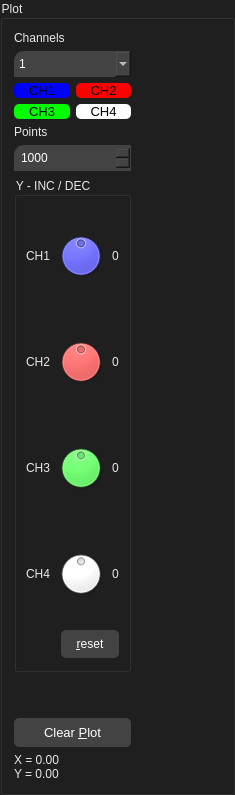
           <widget class="QGroupBox" name="groupBox">
            <property name="styleSheet">
             <string notr="true">color: rgb(232, 232, 232);
font: 10pt &quot;Segoe UI&quot;;
background-color: rgb(31, 31, 31);</string>
            </property>
            <property name="title">
             <string>Plot</string>
            </property>
            <layout class="QGridLayout" name="gridLayout_10" columnstretch="1,10">
             <item row="0" column="0">
              <layout class="QVBoxLayout" name="verticalLayout">
               <property name="bottomMargin">
                <number>0</number>
               </property>
               <item>
                <widget class="QLabel" name="lbl_channels">
                 <property name="text">
                  <string>Channels</string>
                 </property>
                </widget>
               </item>
               <item>
                <widget class="QComboBox" name="comb_channels">
                 <property name="styleSheet">
                  <string notr="true">background: #434343;
color: #fff;
border-top-left-radius:10px;
padding:5px;</string>
                 </property>
                 <item>
                  <property name="text">
                   <string>1</string>
                  </property>
                 </item>
                 <item>
                  <property name="text">
                   <string>2</string>
                  </property>
                 </item>
                 <item>
                  <property name="text">
                   <string>3</string>
                  </property>
                 </item>
                 <item>
                  <property name="text">
                   <string>4</string>
                  </property>
                 </item>
                </widget>
               </item>
               <item>
                <layout class="QGridLayout" name="gridLayout_2">
                 <item row="0" column="0">
                  <widget class="QLabel" name="lbl_bch1">
                   <property name="font">
                    <font>
                     <family>Segoe UI</family>
                     <pointsize>10</pointsize>
                    </font>
                   </property>
                   <property name="styleSheet">
                    <string notr="true">color: rgb(0, 0, 0);
background-color: rgb(0, 0, 255);
border-radius: 5px;</string>
                   </property>
                   <property name="text">
                    <string> CH1 </string>
                   </property>
                   <property name="alignment">
                    <set>Qt::AlignCenter</set>
                   </property>
                  </widget>
                 </item>
                 <item row="1" column="0">
                  <widget class="QLabel" name="lbl_bch3">
                   <property name="font">
                    <font>
                     <family>Segoe UI</family>
                     <pointsize>10</pointsize>
                    </font>
                   </property>
                   <property name="styleSheet">
                    <string notr="true">color: rgb(0, 0, 0);
border-radius: 5px;
background-color: rgb(0, 255, 0);</string>
                   </property>
                   <property name="text">
                    <string> CH3 </string>
                   </property>
                   <property name="alignment">
                    <set>Qt::AlignCenter</set>
                   </property>
                  </widget>
                 </item>
                 <item row="0" column="1">
                  <widget class="QLabel" name="lbl_bch2">
                   <property name="font">
                    <font>
                     <family>Segoe UI</family>
                     <pointsize>10</pointsize>
                    </font>
                   </property>
                   <property name="styleSheet">
                    <string notr="true">color: rgb(0, 0, 0);
background-color: rgb(255, 0, 0);
border-radius: 5px;</string>
                   </property>
                   <property name="text">
                    <string> CH2 </string>
                   </property>
                   <property name="alignment">
                    <set>Qt::AlignCenter</set>
                   </property>
                  </widget>
                 </item>
                 <item row="1" column="1">
                  <widget class="QLabel" name="lbl_bch4">
                   <property name="font">
                    <font>
                     <family>Segoe UI</family>
                     <pointsize>10</pointsize>
                    </font>
                   </property>
                   <property name="styleSheet">
                    <string notr="true">color: rgb(0, 0, 0);
background-color: rgb(255, 255, 255);
border-radius: 5px;</string>
                   </property>
                   <property name="text">
                    <string> CH4 </string>
                   </property>
                   <property name="alignment">
                    <set>Qt::AlignCenter</set>
                   </property>
                  </widget>
                 </item>
                </layout>
               </item>
               <item>
                <widget class="QLabel" name="lbl_points">
                 <property name="text">
                  <string>Points</string>
                 </property>
                </widget>
               </item>
               <item>
                <widget class="QSpinBox" name="spinBox_points">
                 <property name="styleSheet">
                  <string notr="true">background: #434343;
color: #fff;
border-top-left-radius:10px;
padding:5px;</string>
                 </property>
                 <property name="minimum">
                  <number>50</number>
                 </property>
                 <property name="maximum">
                  <number>2000</number>
                 </property>
                 <property name="singleStep">
                  <number>10</number>
                 </property>
                 <property name="value">
                  <number>1000</number>
                 </property>
                </widget>
               </item>
               <item>
                <layout class="QVBoxLayout" name="verticalLayout_11">
                 <property name="bottomMargin">
                  <number>0</number>
                 </property>
                 <item>
                  <widget class="QGroupBox" name="groupBox_4">
                   <property name="title">
                    <string>Y - INC / DEC</string>
                   </property>
                   <layout class="QVBoxLayout" name="verticalLayout_13">
                    <property name="bottomMargin">
                     <number>11</number>
                    </property>
                    <item>
                     <layout class="QVBoxLayout" name="verticalLayout_12" stretch="0,0,0,0,0">
                      <property name="bottomMargin">
                       <number>0</number>
                      </property>
                      <item>
                       <layout class="QHBoxLayout" name="horizontalLayout_5">
                        <item>
                         <widget class="QLabel" name="lbl_ch1">
                          <property name="text">
                           <string>CH1</string>
                          </property>
                         </widget>
                        </item>
                        <item>
                         <widget class="QDial" name="dial_ch1">
                          <property name="maximumSize">
                           <size>
                            <width>16000000</width>
                            <height>16000000</height>
                           </size>
                          </property>
                          <property name="styleSheet">
                           <string notr="true">background-color: rgb(0, 0, 255);</string>
                          </property>
                          <property name="minimum">
                           <number>-50</number>
                          </property>
                          <property name="maximum">
                           <number>50</number>
                          </property>
                         </widget>
                        </item>
                        <item>
                         <widget class="QLabel" name="lbl_ch1_y">
                          <property name="text">
                           <string>0</string>
                          </property>
                         </widget>
                        </item>
                        <item>
                         <spacer name="horizontalSpacer_2">
                          <property name="orientation">
                           <enum>Qt::Horizontal</enum>
                          </property>
                          <property name="sizeHint" stdset="0">
                           <size>
                            <width>40</width>
                            <height>20</height>
                           </size>
                          </property>
                         </spacer>
                        </item>
                       </layout>
                      </item>
                      <item>
                       <layout class="QHBoxLayout" name="horizontalLayout_6">
                        <item>
                         <widget class="QLabel" name="lbl_ch2">
                          <property name="text">
                           <string>CH2</string>
                          </property>
                         </widget>
                        </item>
                        <item>
                         <widget class="QDial" name="dial_ch2">
                          <property name="styleSheet">
                           <string notr="true">background-color: rgb(255, 0, 0);</string>
                          </property>
                          <property name="minimum">
                           <number>-50</number>
                          </property>
                          <property name="maximum">
                           <number>50</number>
                          </property>
                         </widget>
                        </item>
                        <item>
                         <widget class="QLabel" name="lbl_ch2_y">
                          <property name="text">
                           <string>0</string>
                          </property>
                         </widget>
                        </item>
                        <item>
                         <spacer name="horizontalSpacer_4">
                          <property name="orientation">
                           <enum>Qt::Horizontal</enum>
                          </property>
                          <property name="sizeHint" stdset="0">
                           <size>
                            <width>40</width>
                            <height>20</height>
                           </size>
                          </property>
                         </spacer>
                        </item>
                       </layout>
                      </item>
                      <item>
                       <layout class="QHBoxLayout" name="horizontalLayout_7">
                        <item>
                         <widget class="QLabel" name="lbl_y_inc_dec">
                          <property name="text">
                           <string>CH3</string>
                          </property>
                         </widget>
                        </item>
                        <item>
                         <widget class="QDial" name="dial_ch3">
                          <property name="styleSheet">
                           <string notr="true">background-color: rgb(0, 255, 0);</string>
                          </property>
                          <property name="minimum">
                           <number>-50</number>
                          </property>
                          <property name="maximum">
                           <number>50</number>
                          </property>
                         </widget>
                        </item>
                        <item>
                         <widget class="QLabel" name="lbl_ch3_y">
                          <property name="text">
                           <string>0</string>
                          </property>
                         </widget>
                        </item>
                        <item>
                         <spacer name="horizontalSpacer_10">
                          <property name="orientation">
                           <enum>Qt::Horizontal</enum>
                          </property>
                          <property name="sizeHint" stdset="0">
                           <size>
                            <width>40</width>
                            <height>20</height>
                           </size>
                          </property>
                         </spacer>
                        </item>
                       </layout>
                      </item>
                      <item>
                       <layout class="QHBoxLayout" name="horizontalLayout_8">
                        <item>
                         <widget class="QLabel" name="lbl_ch4">
                          <property name="text">
                           <string>CH4</string>
                          </property>
                         </widget>
                        </item>
                        <item>
                         <widget class="QDial" name="dial_ch4">
                          <property name="styleSheet">
                           <string notr="true">background-color: rgb(255, 255, 255);</string>
                          </property>
                          <property name="minimum">
                           <number>-50</number>
                          </property>
                          <property name="maximum">
                           <number>50</number>
                          </property>
                         </widget>
                        </item>
                        <item>
                         <widget class="QLabel" name="lbl_ch4_y">
                          <property name="text">
                           <string>0</string>
                          </property>
                         </widget>
                        </item>
                        <item>
                         <spacer name="horizontalSpacer_6">
                          <property name="orientation">
                           <enum>Qt::Horizontal</enum>
                          </property>
                          <property name="sizeHint" stdset="0">
                           <size>
                            <width>40</width>
                            <height>20</height>
                           </size>
                          </property>
                         </spacer>
                        </item>
                       </layout>
                      </item>
                      <item>
                       <layout class="QHBoxLayout" name="horizontalLayout_9">
                        <item>
                         <spacer name="horizontalSpacer">
                          <property name="orientation">
                           <enum>Qt::Horizontal</enum>
                          </property>
                          <property name="sizeHint" stdset="0">
                           <size>
                            <width>40</width>
                            <height>20</height>
                           </size>
                          </property>
                         </spacer>
                        </item>
                        <item>
                         <widget class="QPushButton" name="btn_reset_y">
                          <property name="styleSheet">
                           <string notr="true">
QPushButton {
	background: #434343;
	color: #fff;
	border-radius: 5px;
	padding:7px 15px 7px 15px;

}
QPushButton:hover:!pressed{
	background-color: rgb(115, 115, 115);
}
</string>
                          </property>
                          <property name="text">
                           <string>&amp;reset</string>
                          </property>
                         </widget>
                        </item>
                       </layout>
                      </item>
                     </layout>
                    </item>
                   </layout>
                  </widget>
                 </item>
                </layout>
               </item>
               <item>
                <spacer name="verticalSpacer_4">
                 <property name="orientation">
                  <enum>Qt::Vertical</enum>
                 </property>
                 <property name="sizeHint" stdset="0">
                  <size>
                   <width>20</width>
                   <height>40</height>
                  </size>
                 </property>
                </spacer>
               </item>
               <item>
                <layout class="QHBoxLayout" name="horizontalLayout_11">
                 <item>
                  <widget class="QPushButton" name="btn_clear_plot">
                   <property name="font">
                    <font>
                     <family>Segoe UI</family>
                     <pointsize>10</pointsize>
                    </font>
                   </property>
                   <property name="styleSheet">
                    <string notr="true">
QPushButton {
	background: #434343;
	color: #fff;
	border-radius: 5px;
	padding:7px 15px 7px 15px;

}
QPushButton:hover:!pressed{
	background-color: rgb(115, 115, 115);
}
</string>
                   </property>
                   <property name="text">
                    <string>Clear &amp;Plot</string>
                   </property>
                  </widget>
                 </item>
                </layout>
               </item>
               <item>
                <widget class="QLabel" name="lbl_coordinate">
                 <property name="text">
                  <string>X = 0.00
Y = 0.00</string>
                 </property>
                 <property name="alignment">
                  <set>Qt::AlignLeading|Qt::AlignLeft|Qt::AlignVCenter</set>
                 </property>
                </widget>
               </item>
              </layout>
             </item>
             <item row="0" column="1">
              <layout class="QVBoxLayout" name="verticalLayout_5"/>
             </item>
            </layout>
           </widget>
